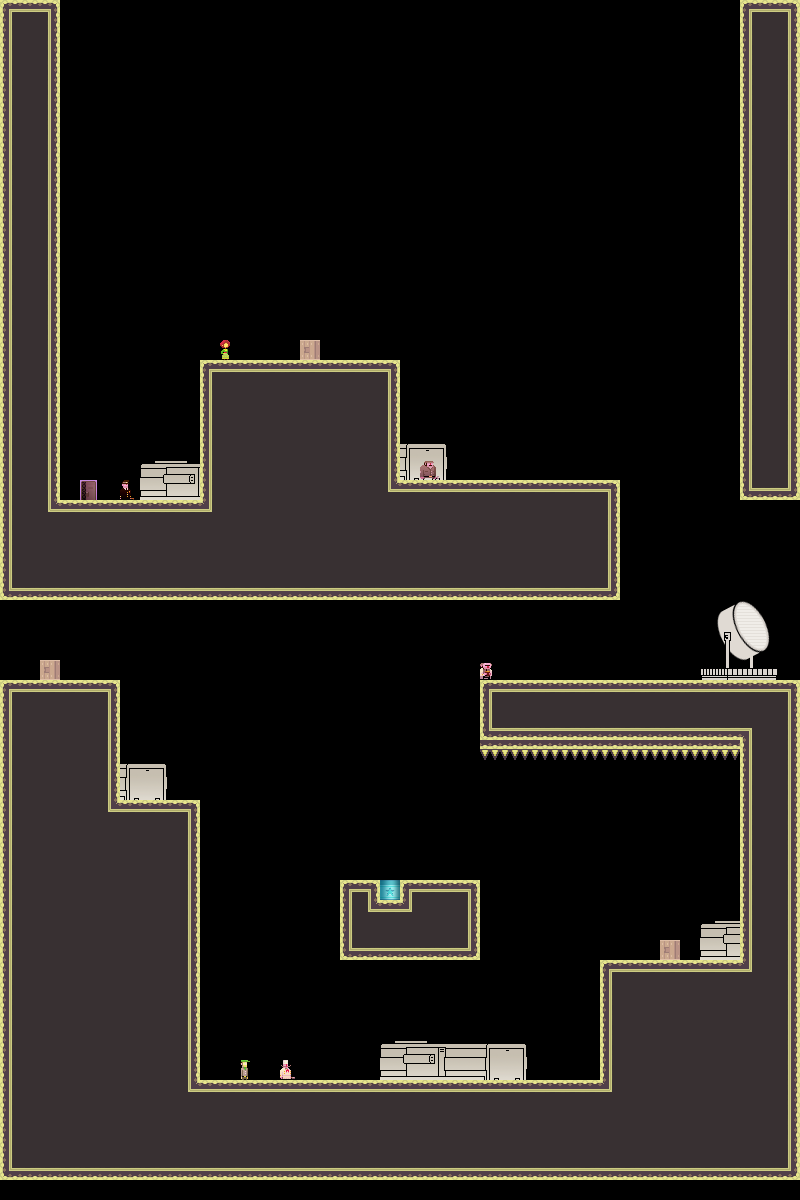

This game map was drawn from its Tiled (.tmx) file and the tilesets committed beside it. A one-line description and the trimmed map source follow:
An orthogonal 40x60 tile map with 20x20 px tiles, 3 tile layers (bg, bg2, dontAutoLoad_sprites) and 13 objects.

<map version="1.0" orientation="orthogonal" width="40" height="60" tilewidth="20" tileheight="20">
 <properties>
  <property name="liselotStart" value="YES" />
 </properties>
 <tileset firstgid="1" name="tiles_military" tilewidth="20" tileheight="20">
  <image source="../Art/tiles_military.png" width="400" height="400" />
  <terraintypes>
   <terrain name="solid" tile="151" />
   <terrain name="hollow" tile="94" />
  </terraintypes>
  <tile id="8" terrain=",,,1" />
  <tile id="9" terrain=",,1,1" />
  <tile id="10" terrain=",,1,1" />
  <tile id="11" terrain=",,1,1" />
  <tile id="12" terrain=",,1,1" />
  <tile id="13" terrain=",,1,1" />
  <tile id="14" terrain=",,1," />
  <tile id="15" terrain="1,1,1," />
  <tile id="16" terrain="1,1,,1" />
  <tile id="28" terrain=",1,,1" />
  <tile id="34" terrain="1,,1," />
  <tile id="35" terrain="1,,1,1" />
  <tile id="36" terrain=",1,1,1" />
  <tile id="48" terrain=",1,,1" />
  <tile id="54" terrain="1,,1," />
  <tile id="68" terrain=",1,,1" />
  <tile id="74" terrain="1,,1," />
  <tile id="88" terrain=",1,,1" />
  <tile id="94" terrain="1,,1," />
  <tile id="108" terrain=",1,,1" />
  <tile id="114" terrain="1,,1," />
  <tile id="128" terrain=",1,," />
  <tile id="129" terrain="1,1,," />
  <tile id="130" terrain="1,1,," />
  <tile id="131" terrain="1,1,," />
  <tile id="132" terrain="1,1,," />
  <tile id="133" terrain="1,1,," />
  <tile id="134" terrain="1,,," />
  <tile id="148" terrain=",,,0" />
  <tile id="149" terrain=",,0,0" />
  <tile id="150" terrain=",,0," />
  <tile id="151" terrain="0,0,0," />
  <tile id="152" terrain="0,0,," />
  <tile id="153" terrain="0,0,,0" />
  <tile id="168" terrain=",0,,0" />
  <tile id="170" terrain="0,,0," />
  <tile id="171" terrain="0,,0," />
  <tile id="173" terrain=",0,,0" />
  <tile id="188" terrain=",0,," />
  <tile id="189" terrain="0,0,," />
  <tile id="190" terrain="0,,," />
  <tile id="191" terrain="0,,0,0" />
  <tile id="192" terrain=",,0,0" />
  <tile id="193" terrain=",0,0,0" />
  <tile id="194" terrain="0,0,0,0" />
  <tile id="195" terrain="1,1,1,1" />
  <tile id="356">
   <properties>
    <property name="LargeCrate" value="" />
   </properties>
  </tile>
  <tile id="380">
   <properties>
    <property name="Andre" value="" />
   </properties>
  </tile>
  <tile id="381">
   <properties>
    <property name="Liselot" value="" />
   </properties>
  </tile>
  <tile id="382">
   <properties>
    <property name="Amsterdaam" value="" />
   </properties>
  </tile>
  <tile id="383">
   <properties>
    <property name="Worker" value="" />
   </properties>
  </tile>
  <tile id="384">
   <properties>
    <property name="Inspector" value="" />
   </properties>
  </tile>
  <tile id="385">
   <properties>
    <property name="Chef" value="" />
   </properties>
  </tile>
  <tile id="386">
   <properties>
    <property name="Exit" value="" />
   </properties>
  </tile>
  <tile id="387">
   <properties>
    <property name="Trampoline" value="" />
   </properties>
  </tile>
  <tile id="388">
   <properties>
    <property name="SmallCrate" value="" />
   </properties>
  </tile>
  <tile id="389">
   <properties>
    <property name="SugarBag" value="" />
   </properties>
  </tile>
 </tileset>
 <layer name="bg" width="40" height="60">
  <data>[2400 cells, 943 non-empty, 17 distinct tile ids]</data>
 </layer>
 <layer name="bg2" width="40" height="60">
  <data>[2400 cells, 90 non-empty, 58 distinct tile ids]</data>
 </layer>
 <objectgroup name="boxes" width="40" height="60">
  <object x="0" y="500" width="200" height="100" />
  <object x="200" y="360" width="200" height="240" />
  <object x="0" y="1080" width="800" height="120" />
  <object x="600" y="960" width="200" height="120" />
  <object x="0" y="800" width="200" height="280" />
  <object x="340" y="880" width="140" height="80" />
  <object x="0" y="0" width="60" height="500" />
  <object x="740" y="0" width="60" height="500" />
  <object x="400" y="480" width="220" height="120" />
  <object x="480" y="680" width="320" height="60" />
  <object x="740" y="740" width="60" height="220" />
  <object x="0" y="680" width="120" height="120" />
 </objectgroup>
 <layer name="dontAutoLoad_sprites" width="40" height="60">
  <data>[2400 cells, 11 non-empty, 9 distinct tile ids]</data>
 </layer>
 <objectgroup name="dontAutoLoad_death" width="40" height="60">
  <object x="480" y="740" width="260" height="20" />
 </objectgroup>
</map>
